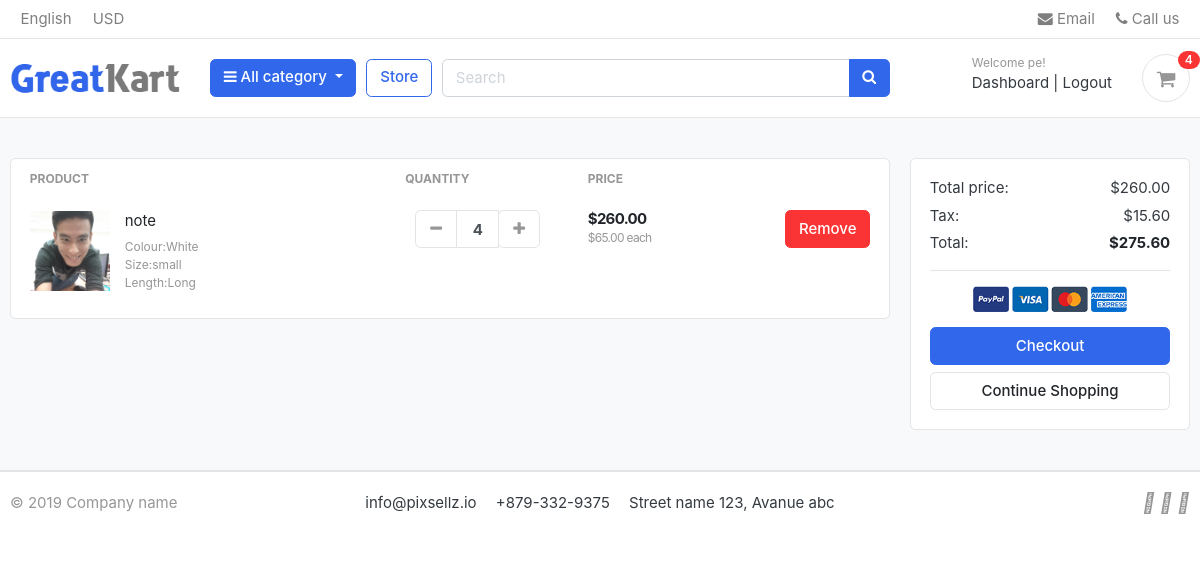
The app's page /cart/ (signed in), older data.
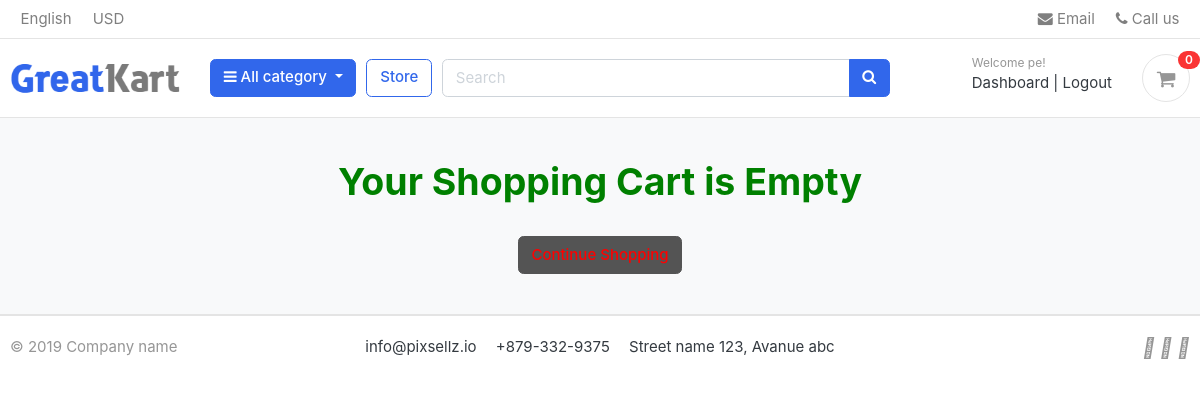
The same page, newer data.
### carts/models.py (models this page shows, shortened)
class CartItem(models.Model):
    user=models.ForeignKey(Account,on_delete=models.CASCADE,null=True)
    product=models.ForeignKey(Product,on_delete=models.CASCADE)
    variations=models.ManyToManyField(variation,blank=True) #many product can have same variation,right?
    cart=models.ForeignKey(Cart,on_delete=models.CASCADE,null=True)
    quantity=models.PositiveIntegerField()
    is_active=models.BooleanField(default=True)
    def sub_total(self):
        return self.product.price * self.quantity

### store/models.py (models this page shows, shortened)
class Product(models.Model):
    product_name=models.CharField(max_length=200,unique=True)
    slug=models.SlugField(max_length=200,unique=True)
    description=models.TextField(blank=True)
    price=models.FloatField()
    images=models.ImageField(upload_to='photos/products')
    stock=models.PositiveIntegerField()
    is_available=models.BooleanField(default=True)
    category=models.ForeignKey(Category,on_delete=models.CASCADE)   #once the category been deleted, the product also will deleted
    created_date=models.DateTimeField(auto_now_add=True)
    modified_date=models.DateTimeField(auto_now=True)
    def get_url(self):
        return reverse('products_detail',args=[self.category.slug,self.slug])

class variation(models.Model):
    product=models.ForeignKey(Product,on_delete=models.CASCADE)
    variation_category=models.CharField(max_length=200,choices=variation_category_choice)
    variation_value=models.CharField(max_length=200)
    is_active=models.BooleanField(default=True)
    created_date=models.DateTimeField(auto_now_add=True)
    objects=variationmanager()  #link the variationmanager to the variation_category, so the colour and sizc

### carts/views.py (the view)
# urls.py: path('',views.cart,name='cart'),
def cart(request,total=0,quantity=0,cart_items=None,tax=0,grand_total=0):
    try:
        if request.user.is_authenticated:
            cart_items=CartItem.objects.filter(user=request.user,is_active=True)    #request.user means current user
        else:
            cart=Cart.objects.get(cart_id=_cart_id(request))
            cart_items=CartItem.objects.filter(cart=cart,is_active=True)
        for cart_item in cart_items:
            total+=(cart_item.product.price* cart_item.quantity)
            quantity+=cart_item.quantity
        tax=(total/100)*6
        grand_total=total + tax
    except ObjectDoesNotExist:
        pass # just ignore
    return render(request,'store/cart.html',{'total':total,'quantity':quantity,'cart_items':cart_items,'tax':tax,'grand_total':grand_total})

### carts/context_processors.py (called while the page is built)
def counter(request):
    cart_count=0
    if 'admin' in request.path: #if admin are in the url, then return blank
        return {}
    else:
        try:
            cart=Cart.objects.filter(cart_id=_cart_id(request))
            if request.user.is_authenticated:
                cart_items=CartItem.objects.all().filter(user=request.user)
            else:
                cart_items=CartItem.objects.all().filter(cart=cart[:1]) #:1 mean there only have one cart id
            for abc in cart_items:
                cart_count += abc.quantity
        except Cart.DoesNotExist:
            cart_count=0
    return dict(cart_count=cart_count)

### carts/views.py (called while the page is built)
def _cart_id(request):
    cart=request.session.session_key
    if not cart:
        cart=request.session.create()
    return cart

### category/context_processors.py (called while the page is built)
def menu_links(request):
    links=Category.objects.all()
    return dict(links=links)

### category/models.py (called while the page is built)
    def get_url(self):
        return reverse('products_by_category',args=[self.slug])

### templates/store/cart.html (shortened to what this page needs)
{% extends 'base.html' %}
{% load static %}
{% block content %}
<section class="section-content padding-y bg">
<div class="container">
{% if not cart_items %}
<h1 style="color:green" class="text-center">Your Shopping Cart is Empty</h1>
<br>
<div class="text-center">
<a style="color:red" href="{% url 'store' %}" class="btn btn-secondary">Continue Shopping</a>
</div>
{% else %}
<div class="row">
	<aside class="col-lg-9">
<div class="card">
<table class="table table-borderless table-shopping-cart">
<thead class="text-muted">
<tr class="small text-uppercase">
  <th scope="col">Product</th>
  <th scope="col" width="120">Quantity</th>
  <th scope="col" width="120">Price</th>
  <th scope="col" class="text-right" width="200"> </th>
</tr>
</thead>
<tbody>
{% for abc in cart_items %}
<tr>
	<td>
		<figure class="itemside align-items-center">
			<div class="aside"><img src="{{abc.product.images.url}}" class="img-sm"></div>
			<figcaption class="info">
				<a href="{{abc.product.get_url}}" class="title text-dark">{{abc.product.product_name}}</a>
				<p class="text-muted small">
					{% if abc.variations.all %}
						{% for item in abc.variations.all %}
							{{item.variation_category|capfirst}}:{{item.variation_value}} <br>
						{% endfor %}
					{% endif %}
				</p>
			</figcaption>
		</figure>
	</td>
	<td>
					<div class="col">
						<div class="input-group input-spinner">
							<div class="input-group-prepend">
						<a href="{% url 'remove_cart' abc.product.id abc.pk %}" class="btn btn-light" type="button" id="button-plus"><i class="fa fa-minus"></i></a>
						</div>
							<input type="text" class="form-control"  value="{{abc.quantity}}">
							<div class="input-group-append">
						<form action="{% url "add_cart" abc.product.pk %}" method="POST">
							<button class="btn btn-light" type="submit" id="button-minus"> <i class="fa fa-plus"></i> </button>
						</form>
						</div>
						</div>
					</div>
	</td>
	<td>
		<div class="price-wrap">
			<var class="price">${{abc.sub_total| floatformat:2}}</var>
			<small class="text-muted"> ${{abc.product.price| floatformat:2}} each </small>
		</div>
	</td>
	<td class="text-right">
	<a href="{% url 'remove_cart_item' abc.product.pk abc.id %}" onclick="return confirm('Are you sure you want to delete this item?')" class="btn btn-danger"> Remove</a>
	</td>
</tr>
{% endfor %}
</tbody>
</table>
</div>
	</aside>
	<aside class="col-lg-3">
		<div class="card">
		<div class="card-body">
			<dl class="dlist-align">
			  <dt>Total price:</dt>
			  <dd class="text-right">${{total| floatformat:2}}</dd>
			</dl>
			<dl class="dlist-align">
			  <dt>Tax:</dt>
			  <dd class="text-right"> ${{tax|floatformat:2}}</dd>
			</dl>
			<dl class="dlist-align">
			  <dt>Total:</dt>
			  <dd class="text-right text-dark b"><strong>${{grand_total|floatformat:2}}</strong></dd>
			</dl>
			<hr>
			<p class="text-center mb-3">
				<img src="{% static './images/misc/payments.png' %}" height="26">
			</p>
			<a href="{% url 'checkout' %}" class="btn btn-primary btn-block"> Checkout </a>
			<a href="{% url 'store' %}" class="btn btn-light btn-block">Continue Shopping</a>
		</div>
		</div>
</aside>
</div>
{% endif %}
</div>
</section>
{% endblock content %}

### templates/includes/navbar.html (shortened to what this page needs)
{% load static %}
<header class="section-header">
    <nav class="navbar p-md-0 navbar-expand-sm navbar-light border-bottom">
    <div class="container">
      <div class="collapse navbar-collapse" id="navbarTop4">
        <ul class="navbar-nav mr-auto">
            <li class="nav-item dropdown">
                 <a href="#" class="nav-link">   English </a>
            </li>
            <li class="nav-item dropdown">
                <a href="#" class="nav-link"> USD </a>
            </li>
        </ul>
        <ul class="navbar-nav">
            <li><a href="#" class="nav-link"> <i class="fa fa-envelope"></i> Email </a></li>
            <li><a href="#" class="nav-link"> <i class="fa fa-phone"></i> Call us </a></li>
        </ul>
      </div>
    </div>
    </nav>
    <section class="header-main border-bottom">
        <div class="container">
    <div class="row align-items-center">
        <div class="col-lg-2 col-md-3 col-6">
            <a href="{% url 'home' %}" class="brand-wrap">
                <img class="logo" src="{% static './images/logo.png' %}">
            </a>
        </div>
        <div class="col-lg col-sm col-md col-6 flex-grow-0">
            <div class="category-wrap dropdown d-inline-block float-right">
                <button type="button" class="btn btn-primary dropdown-toggle" data-toggle="dropdown">
                    <i class="fa fa-bars"></i> All category
                </button>
            </div>
        </div>
        <a href="{% url 'store' %}" class="btn btn-outline-primary">Store</a>
        <div class="col-lg  col-md-6 col-sm-12 col">
            <form action="{% url 'search' %}" class="search" method="GET">
                <div class="input-group w-100">
                    <input type="text" class="form-control" style="width:60%;" placeholder="Search" name="bird">
                    <div class="input-group-append">
                      <button class="btn btn-primary" type="submit">
                        <i class="fa fa-search"></i>
                      </button>
                    </div>
                </div>
            </form>
        </div>
        <div class="col-lg-3 col-sm-6 col-8 order-2 order-lg-3">
                    <div class="d-flex justify-content-end mb-3 mb-lg-0">
                        {% if user.id is None %}
                        <div class="widget-header">
                            <small class="title text-muted">Welcome guest!</small>
                            <div>
                                <a href="{% url 'login' %}">Sign in</a> <span class="dark-transp"> | </span>
                                <a href="{% url 'register' %}"> Register</a>
                            </div>
                        </div>
                        {% else %}
                        <div class="widget-header">
                            <small class="title text-muted">Welcome {{user.first_name}}!</small>
                            <div>
                                <a href="{% url 'dashboard' %}">Dashboard</a> <span class="dark-transp"> | </span>
                                <a href="{% url 'logout' %}"> Logout</a>
                            </div>
                        </div>
                        {% endif %}
                        <a href="{% url 'cart' %}" class="widget-header pl-3 ml-3">
                            <div class="icon icon-sm rounded-circle border"><i class="fa fa-shopping-cart"></i></div>
                            <span class="badge badge-pill badge-danger notify">{{cart_count}}</span>
                        </a>
                    </div>
                </div>
    </div>
        </div>
    </section>
    </header>

Row changes from the older to the newer data that the page shows:
removed CartItem: product.images (picture), product.product_name "note", quantity "4", sub_total "260.00", product.price "65.00"
no longer on this page (row unchanged): variation: variation_category "Colour", variation_value "White"
no longer on this page (row unchanged): variation: variation_category "Size", variation_value "small"
no longer on this page (row unchanged): variation: variation_category "Length", variation_value "Long"
Text that changed along with them:
{{ cart_count }}: "4" → "0"
{{ total| floatformat:2 }}: "260.00" → (not shown)
{{ tax|floatformat:2 }}: "15.60" → (not shown)
{{ grand_total|floatformat:2 }}: "275.60" → (not shown)
text no longer shown: "PRODUCT QUANTITY PRICE Total price: $ Tax: $ Total: $ Checkout Continue Shopping"
text now shown: "Your Shopping Cart is Empty"
